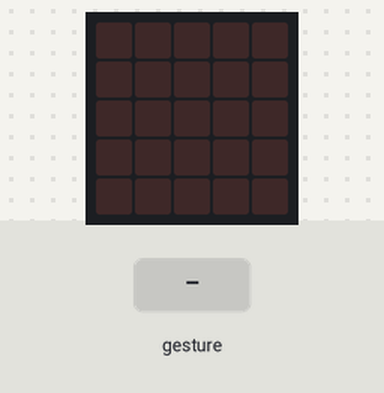
This program was run on a simulated BBC micro:bit (MakeCode). On the bench: the board's 5×5 LED display. The test bench sets the inputs (shaded band). Random numbers come from a fixed seed; a tilt is held for 1.5 s and a shake lasts 1 s, then the board lies face up again.

Above: at 1.2 s.
1.3 s: gesture 'shake'
At 1.8 s:
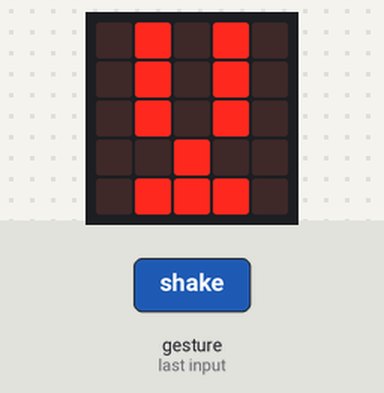
3.0 s: gesture 'shake'
At 4.3 s:
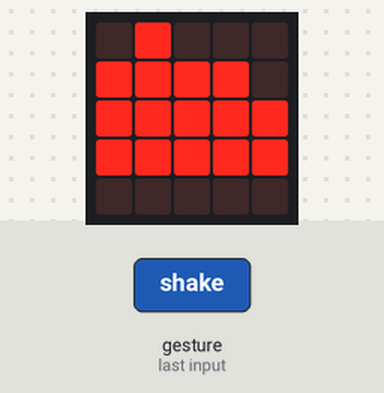
Timing chart, 0 to 6.0 s (numbered marks = the images above; inputs shaded):
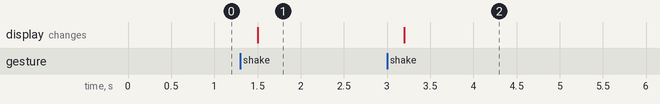

The program:

main.ts
```typescript
let Sélecteur = 0
input.onGesture(Gesture.Shake, function () {
    Sélecteur = randint(1, 3)
    if (Sélecteur == 1) {
        basic.showLeds(`
            . # . # .
            . # . # .
            . # . # .
            . . # . .
            . # # # .
            `)
    } else if (Sélecteur == 2) {
        basic.showLeds(`
            # # # # #
            # # # # #
            # # # # #
            # # # # #
            # # # # #
            `)
    } else if (Sélecteur == 3) {
        basic.showLeds(`
            . # . . .
            # # # # .
            # # # # #
            # # # # #
            . . . . .
            `)
    }
})
basic.forever(function () {

})
```

test.ts
```typescript
// les tests vont ici ; cela ne sera pas compilé si ce paquet est utilisé en tant qu'extension.
```

Measured:
- after the input at 1.3 s, the display: changes after 0.20 s (image 1)
- after the input at 3.0 s, the display: changes after 0.20 s (image 2)
